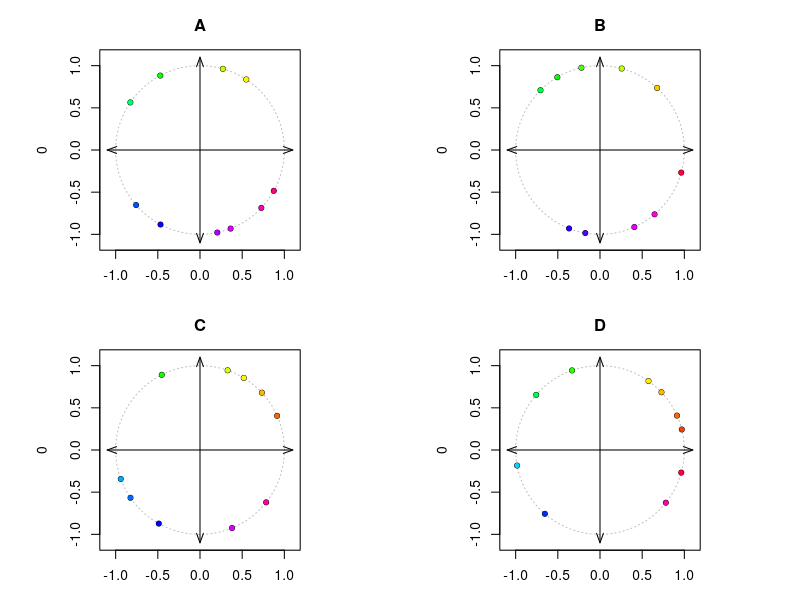
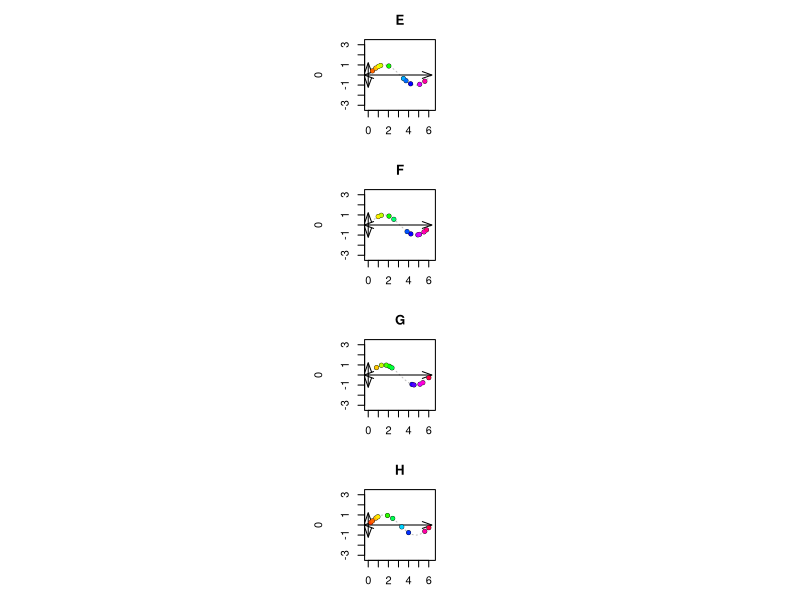
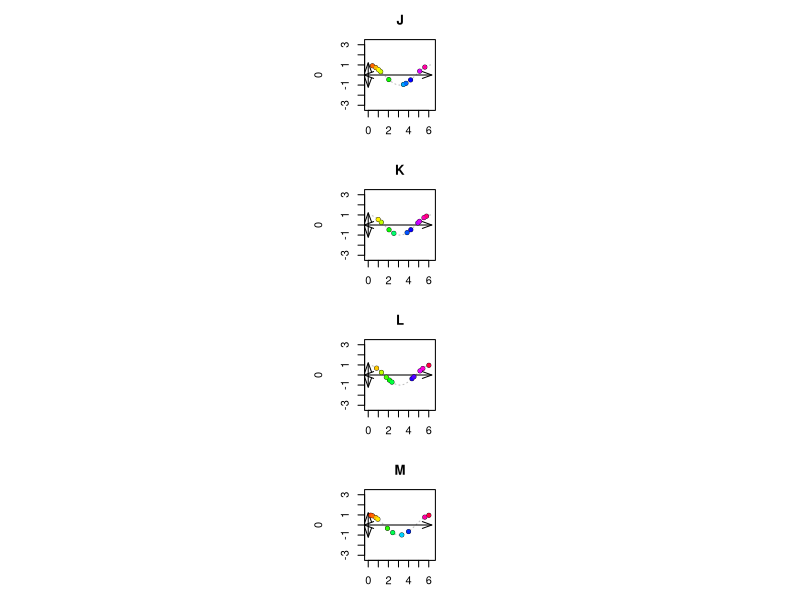
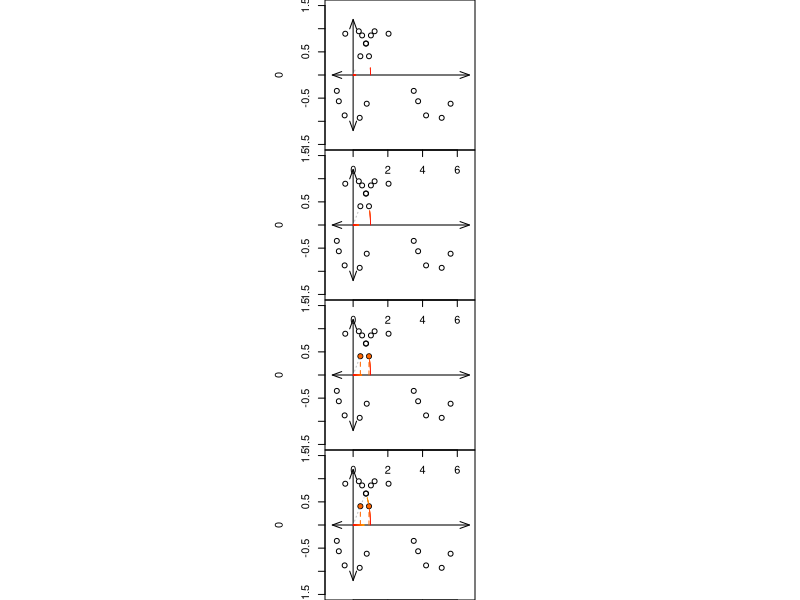
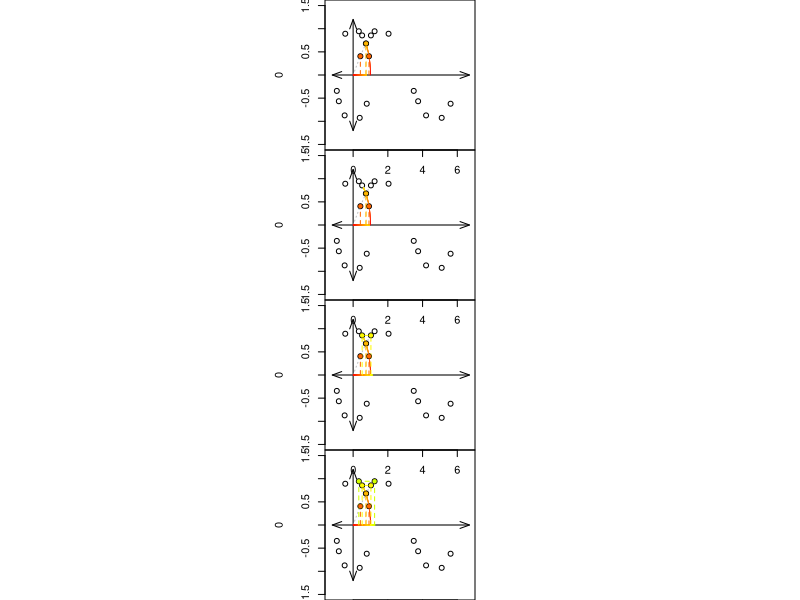
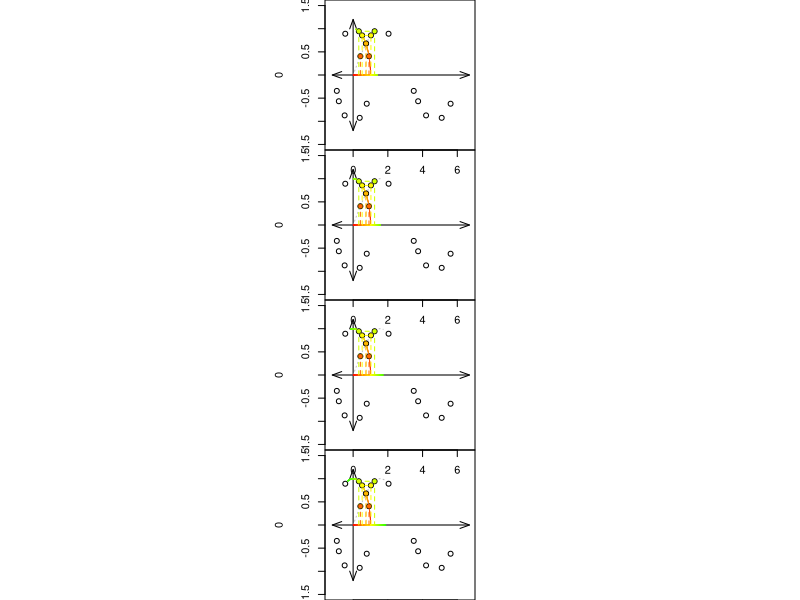
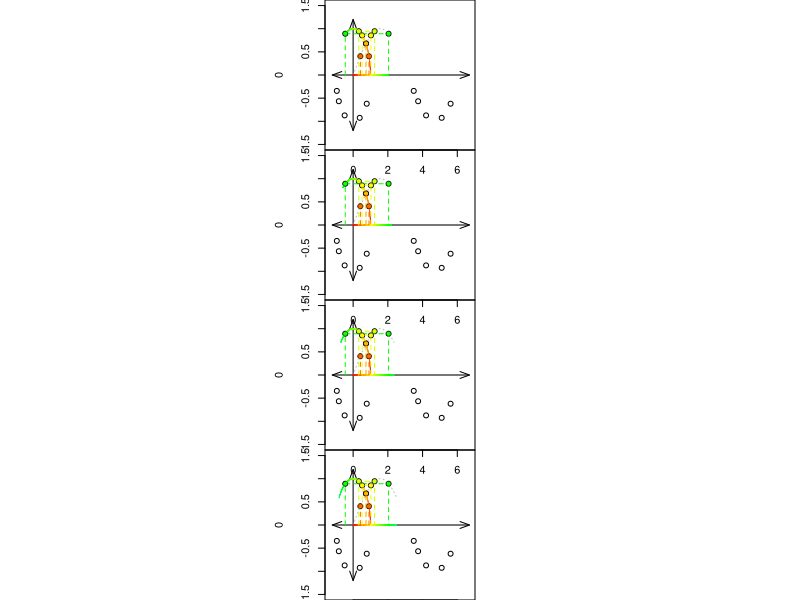
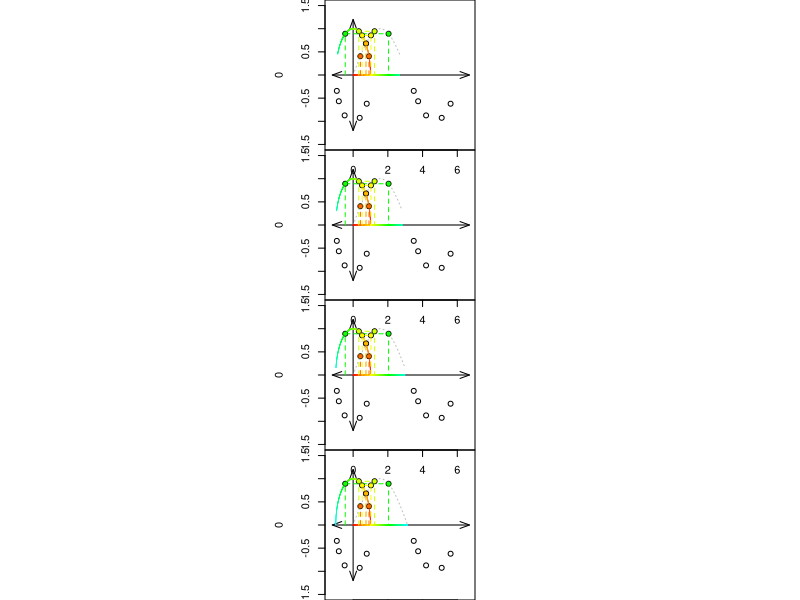

R code for these plots, in order:
## ---- chunk 1
n = 10
isok = function(ths){
    return(min(ths)<(pi/2) && max(ths)>(3*pi/2) && min(diff(ths))>(pi/20) && min(diff(ths))<(pi/12) && min(abs(ths-pi/2))>(pi/20) && min(abs(ths-pi))>(pi/20) && min(abs(ths-3*pi/2))>(pi/20) && min(abs(ths))>(pi/20) && min(abs(ths-2*pi))>(pi/20))
}

isdiffenough = function(t1,t2){
    maxmin=0
    for(t in t1){
        maxmin = max(c(maxmin,min(abs(t2-t))))
    }
    return(maxmin>(pi/12))
}

while(T){
    ths = sort(runif(n,0,2*pi))
    if(isok(ths)){break}
}
ths = round(ths,3)

while(T){
    tw1 = round(sort(runif(n,0,2*pi)),3)
    if(isok(tw1) && isdiffenough(tw1,ths)){break}
}

while(T){
    tw2 = round(sort(runif(n,0,2*pi)),3)
    if(isok(tw2) && isdiffenough(tw2,ths)){break}
}

while(T){
    tw3 = round(sort(runif(n,0,2*pi)),3)
    if(isok(tw3) && isdiffenough(tw3,ths)){break}
}

tl = list(ths,tw1,tw2,tw3)
ord = sample(1:4)
sol1 = paste0(1*(1==ord),collapse="")
al1 = paste0("* ",c("A","B","C","D"),collapse="\n")

ord2 = sample(1:4)
sol2 = paste0(1*(1==ord2),collapse="")
al2 = paste0("* ",c("E","F","G","H"),collapse="\n")

ord3 = sample(1:4)
sol3 = paste0(1*(1==ord3),collapse="")
al3 = paste0("* ",c("J","K","L","M"),collapse="\n")

## ---- chunk 2
par(mar=c(3,3,3,3),mfrow=c(2,2),pty="s")
pc = function(ts,ml){
    plot(0,0,"n",xlim=c(-1.1,1.1),ylim=c(-1.1,1.1),main=ml)
    ttt = seq(0,2*pi,pi/360)
    lines(cos(ttt),sin(ttt),lty=3,col="grey")
    arrows(-1.1,0,1.1,0,0.1,20,3)
    arrows(0,-1.1,0,1.1,0.1,20,3)
    points(cos(ts),sin(ts),pch=20,col="black",cex=1.2)
    points(cos(ts),sin(ts),pch=20,col=hsv(ts/2/pi,1,1))
}

pc(tl[[ord[1]]],"A")
pc(tl[[ord[2]]],"B")
pc(tl[[ord[3]]],"C")
pc(tl[[ord[4]]],"D")

## ---- chunk 3
par(mar=c(3,3,3,3),mfrow=c(4,1))
wf = function(ts,ml){
    plot(0,0,"n",xlim=c(-0.1,round(2*pi,1)+0.1),ylim=c(-1.1,1.1),main=ml,asp=1)
    ttt = seq(0,2*pi,pi/360)
    lines(ttt,sin(ttt),lty=3,col="grey")
    arrows(-0.4,0,6.3,0,0.1,20,3)
    arrows(0,-1.2,0,1.2,0.1,20,3)
    points(ts,sin(ts),pch=20,col="black",cex=1.2)
    points(ts,sin(ts),pch=20,col=hsv(ts/2/pi,1,1))
}

wf(tl[[ord2[1]]],"E")
wf(tl[[ord2[2]]],"F")
wf(tl[[ord2[3]]],"G")
wf(tl[[ord2[4]]],"H")

## ---- chunk 4
par(mar=c(3,3,3,3),mfrow=c(4,1))
cw = function(ts,ml){
    plot(0,0,"n",xlim=c(-0.1,round(2*pi,1)+0.1),ylim=c(-1.1,1.1),main=ml,asp=1)
    ttt = seq(0,2*pi,pi/360)
    lines(ttt,cos(ttt),lty=3,col="grey")
    arrows(-0.4,0,6.3,0,0.1,20,3)
    arrows(0,-1.2,0,1.2,0.1,20,3)
    points(ts,cos(ts),pch=20,col="black",cex=1.2)
    points(ts,cos(ts),pch=20,col=hsv(ts/2/pi,1,1))
}

cw(tl[[ord2[1]]],"J")
cw(tl[[ord2[2]]],"K")
cw(tl[[ord2[3]]],"L")
cw(tl[[ord2[4]]],"M")

## ---- chunk 5
n = 40
for(i in 1:n){
    tmax = i/n*2*pi
    par(mar=c(0,0,0,0))
    plot(0,0,"n",xlim=c(-1.3,8-1.3),ylim=c(-1.5,1.5))
    points(ths,sin(ths),cex=1)
    points(cos(ths),sin(ths),cex=1)
    arrows(-1.2,0,6.7,0,0.1,20,3)
    arrows(0,-1.2,0,1.2,0.1,20,3)
    ttt = seq(0,tmax,pi/360)
    lines(ttt,sin(ttt),lty=3,col="grey")
    for(tt in seq(0,tmax,pi/1080)){
        lines(cos(tt)*c(0.99,1.01),sin(tt)*c(0.99,1.01),col=hsv(tt/2/pi,1,1),lwd=0.5)
        lines(c(tt,tt),c(-0.01,0.01),col=hsv(tt/2/pi,1,1),lwd=0.5)
    }
    tq = ths[ths<tmax]
    for(thth in tq){
        lines(c(cos(thth),cos(thth),thth,thth),c(0,sin(thth),sin(thth),0),lty=2,col=hsv(thth/2/pi,1,1))
    }
    points(cos(tq),sin(tq),pch=20,col="black",cex=1.2)
    points(cos(tq),sin(tq),pch=20,col=hsv(ths/2/pi,1,1),cex=1)
    points(tq,sin(tq),pch=20,col="black",cex=1.2)
    points(tq,sin(tq),pch=20,col=hsv(ths/2/pi,1,1),cex=1)
}
